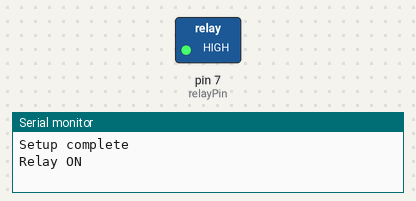
The sketch below on a simulated Arduino Uno, built with avr-gcc and run on an emulated ATmega328P. On the bench: switched loads named in the sketch (green lamp = pin HIGH), the last lines printed to the serial monitor.

Above: at 0.5 s.
At 3.5 s:
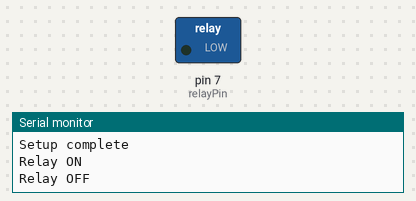
Timing chart, 0 to 7.8 s (numbered marks = the images above):
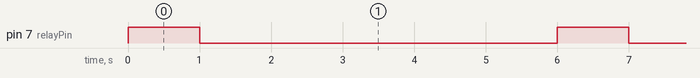

The sketch:

relay.ino
```cpp
const int relayPin = 7;

void setup() {
  Serial.begin(9600);

  // Set the relayPin as an OUTPUT
  pinMode(relayPin, OUTPUT);

  // Start with the relay turned off
  digitalWrite(relayPin, LOW);

  Serial.println("Setup complete");
}

void loop() {
  // Turn on the relay (activating the solenoid valve)
  digitalWrite(relayPin, HIGH);
  Serial.println("Relay ON");
  delay(1000);

  // Turn off the relay (deactivating the solenoid valve)
  digitalWrite(relayPin, LOW);
  Serial.println("Relay OFF");
  delay(5000);
}
```

Measured:
- by itself, pin 7 (relayPin): alternates HIGH for 1.0 s and LOW for 5.0 s
